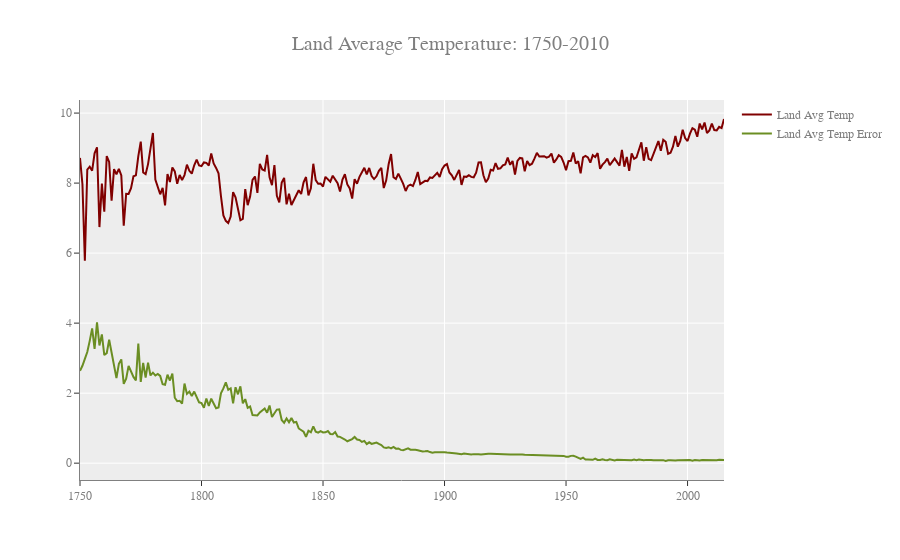

Notebook code cell kept with this figure:
### Code cell
countries = pd.read_csv("/Users/megcheng/Desktop/visualization/Climate Change_Earth Surface Temperature Data/GlobalLandTemperaturesByCity.csv")


copy['Date'] = pd.to_datetime(copy.dt)
copy['year'] = copy['Date'].dt.year
land_avg = copy.groupby('year')[['LandAverageTemperature', 
                                'LandAverageTemperatureUncertainty']].mean().reset_index()
#draw a plot
fig = go.Figure()
fig.update_layout(title="Land Average Temperature: 1750-2010", title_font_size = 20,
                   font=dict( family="Courier New, monospace", size=12,color="#7f7f7f"),
                   template = "ggplot2", hovermode= 'closest')
fig.update_xaxes(showline=True, linewidth=1, linecolor='gray')
fig.update_yaxes(showline=True, linewidth=1, linecolor='gray')

fig.add_trace(go.Scatter(x = land_avg['year'], y = land_avg['LandAverageTemperature'], mode = 'lines',
                         name = 'Land Avg Temp', marker_color='rgb(128, 0, 0)'))

fig.add_trace(go.Scatter(x = land_avg['year'], y = land_avg['LandAverageTemperatureUncertainty'], mode = 'lines',
                         name = 'Land Avg Temp Error', marker_color = 'rgb(107,142,35)'))

### Figure 1 — Plotly figure (JSON) as saved in the notebook; plotly's stock layout.template omitted (floating-point values rounded to 4 significant figures; data arrays with more than 128 entries replaced by an {"elided": "..."} marker saying what was removed)
{"data": [{"marker": {"color": "rgb(128, 0, 0)"}, "mode": "lines", "name": "Land Avg Temp", "type": "scatter", "x": {"elided": "266 int values"}, "y": {"elided": "266 float values"}}, {"marker": {"color": "rgb(107,142,35)"}, "mode": "lines", "name": "Land Avg Temp Error", "type": "scatter", "x": {"elided": "266 int values"}, "y": {"elided": "266 float values"}}], "layout": {"font": {"color": "#7f7f7f", "family": "Courier New, monospace", "size": 12}, "hovermode": "closest", "title": {"font": {"size": 20}, "text": "Land Average Temperature: 1750-2010"}, "xaxis": {"linecolor": "gray", "linewidth": 1, "showline": true}, "yaxis": {"linecolor": "gray", "linewidth": 1, "showline": true}}}
